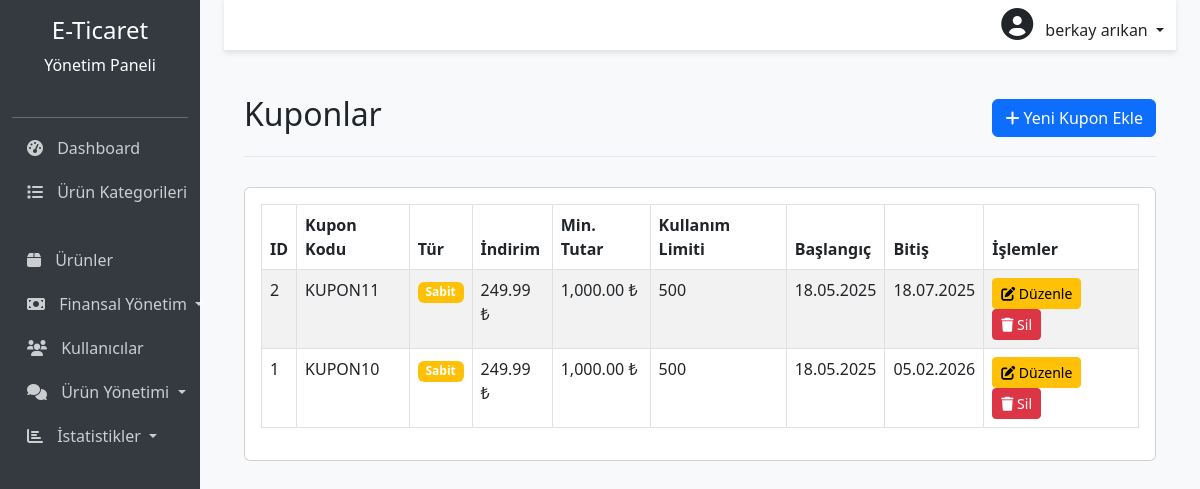
Page /nedmin/production/kupon.php (signed in) on the committed database.
### tables this page shows
CREATE TABLE `kupon` (
  `id` int NOT NULL,
  `kupon_kod` varchar(50) NOT NULL,
  `kupon_tur` enum('yuzde','sabit') NOT NULL,
  `kupon_indirim` decimal(10,2) NOT NULL,
  `kupon_min_tutar` decimal(10,2) NOT NULL,
  `kupon_limit` int DEFAULT NULL,
  `kupon_baslangic_tarih` date NOT NULL,
  `kupon_bitis_tarih` date NOT NULL
);

### nedmin/production/kupon.php (the view, shortened to what this page needs)
<?php include 'header.php'; ?>
<div class="page-header d-flex justify-content-between align-items-center">
    <h2>Kuponlar</h2>
    <button type="button" class="btn btn-primary" data-bs-toggle="modal" data-bs-target="#kuponEkleModal">
        <i class="fas fa-plus"></i> Yeni Kupon Ekle
    </button>
</div>
<div class="card mb-4">
    <div class="card-body">
        <div class="table-responsive">
            <table class="table table-bordered table-striped" id="kuponTable">
                <thead>
                    <tr>
                        <th>ID</th>
                        <th>Kupon Kodu</th>
                        <th>Tür</th>
                        <th>İndirim</th>
                        <th>Min. Tutar</th>
                        <th>Kullanım Limiti</th>
                        <th>Başlangıç</th>
                        <th>Bitiş</th>
                        <th>İşlemler</th>
                    </tr>
                </thead>
                <tbody>
                    <?php
                    $kupon_sor = $db->prepare("SELECT * FROM kupon ORDER BY id DESC");
                    $kupon_sor->execute();
                    while ($kupon = $kupon_sor->fetch(PDO::FETCH_ASSOC)) {
                    ?>
                    <tr id="kupon-<?php echo $kupon['id']; ?>">
                        <td><?php echo $kupon['id']; ?></td>
                        <td><?php echo $kupon['kupon_kod']; ?></td>
                        <td>
                            <?php
                            if ($kupon['kupon_tur'] == 'yuzde') {
                                echo '<span class="badge bg-info">Yüzde</span>';
                            } else {
                                echo '<span class="badge bg-warning">Sabit</span>';
                            }
                            ?>
                        </td>
                        <td>
                            <?php
                            if ($kupon['kupon_tur'] == 'yuzde') {
                                echo '%' . $kupon['kupon_indirim'];
                            } else {
                                echo number_format($kupon['kupon_indirim'], 2) . ' ₺';
                            }
                            ?>
                        </td>
                        <td><?php echo number_format($kupon['kupon_min_tutar'], 2); ?> ₺</td>
                        <td><?php echo $kupon['kupon_limit'] ?: 'Limitsiz'; ?></td>
                        <td><?php echo date('d.m.Y', strtotime($kupon['kupon_baslangic_tarih'])); ?></td>
                        <td><?php echo date('d.m.Y', strtotime($kupon['kupon_bitis_tarih'])); ?></td>
                        <td>
                            <button class="btn btn-sm btn-warning edit-btn"
                                    data-id="<?php echo $kupon['id']; ?>">
                                <i class="fas fa-edit"></i> Düzenle
                            </button>
                            <button class="btn btn-sm btn-danger delete-btn"
                                    data-id="<?php echo $kupon['id']; ?>"
                                    data-kod="<?php echo $kupon['kupon_kod']; ?>">
                                <i class="fas fa-trash"></i> Sil
                            </button>
                        </td>
                    </tr>
                    <?php } ?>
                </tbody>
            </table>
        </div>
    </div>
</div>
<?php include 'footer.php'; ?>

### nedmin/production/header.php (style rules this page uses)
body { background-color: #f8f9fa; }
.page-header { margin-bottom: 30px; border-bottom: 1px solid #e3e6f0; padding-bottom: 15px; }

### rows in the picture
kupon: id "2", kupon_kod "KUPON11", kupon_tur "Sabit", kupon_indirim "249.99", kupon_min_tutar "1,000.00", kupon_limit "500", kupon_baslangic_tarih "18.05.2025", kupon_bitis_tarih "18.07.2025"
kupon: id "1", kupon_kod "KUPON10", kupon_tur "Sabit", kupon_indirim "249.99", kupon_min_tutar "1,000.00", kupon_limit "500", kupon_baslangic_tarih "18.05.2025", kupon_bitis_tarih "05.02.2026"

### other values in the picture
$_SESSION['kullanici_ad'] "berkay"
$_SESSION['kullanici_soyad'] "arıkan"
